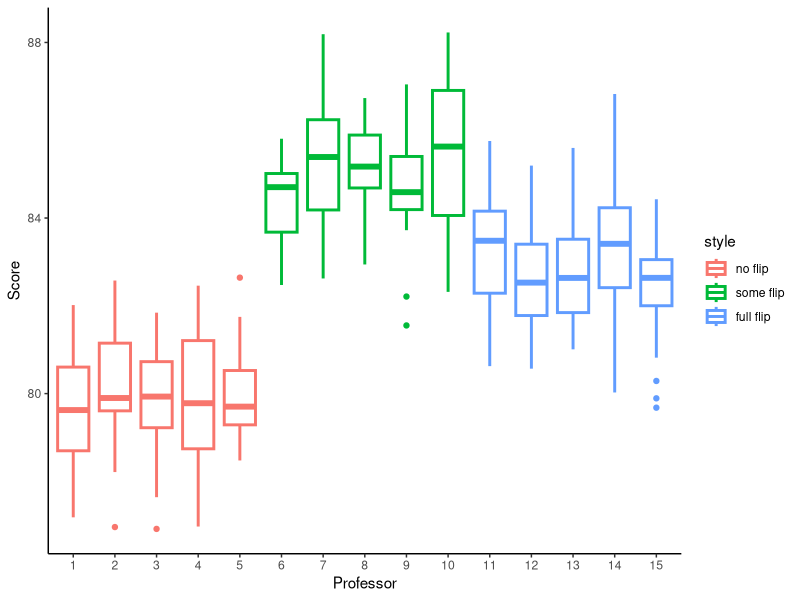
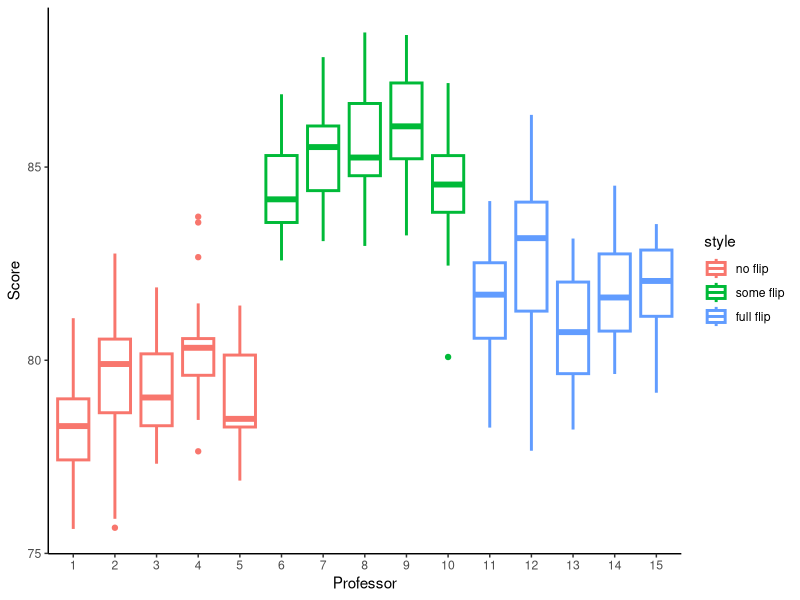

The R script that drew these images, in order:
library(tidyverse)

flipped_data <- data.frame(professor = rep(1:15, each=25),
           style = factor(rep(c("no flip", "some flip", "full flip"),
                              each=125),
                          levels = c("no flip", "some flip", "full flip")))

View(flipped_data)

beta0 <- 80
beta1 <- 5
beta2 <- 3
sigma2 <- 2

flipped_data$test_scores <- beta0 + beta1*(flipped_data$style == "some flip") +
  beta2*(flipped_data$style == "full flip") + 
  rnorm(nrow(flipped_data), sd = sqrt(sigma2))

flipped_data %>%
  ggplot(aes(x = as.factor(professor), y = test_scores,
             color = style)) +
  geom_boxplot(lwd=1) +
  labs(x = "Professor", y = "Score") +
  theme_classic()




# now add random effects

beta0 <- 80
beta1 <- 5
beta2 <- 3
sigma2 <- 2
sigma2_u <- 1
random_effects <- rnorm(15, sd = sqrt(sigma2_u))

flipped_data$test_scores <- beta0 + beta1*(flipped_data$style == "some flip") +
  beta2*(flipped_data$style == "full flip") + 
  rnorm(nrow(flipped_data), sd = sqrt(sigma2)) +
  random_effects[flipped_data$professor]

flipped_data %>%
  ggplot(aes(x = as.factor(professor), y = test_scores,
             color = style)) +
  geom_boxplot(lwd=1) +
  labs(x = "Professor", y = "Score") +
  theme_classic()
